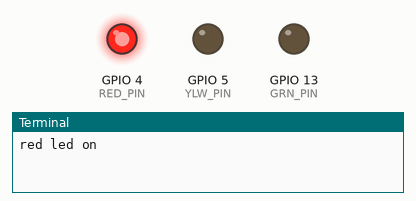
Simulated run of this program. Board: Raspberry Pi (BCM pin numbers). Parts: output pins drawn as LEDs (lit = HIGH), the last lines printed to the terminal. At 6.0 s the program stops and its outputs stay as they are.

Above: at 0.1 s.
At 2.1 s:
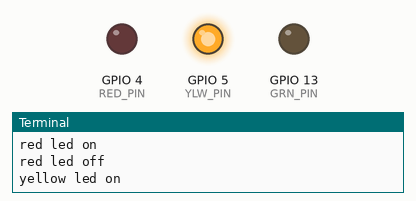
At 4.1 s:
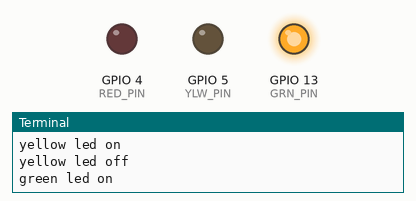
At 5.1 s:
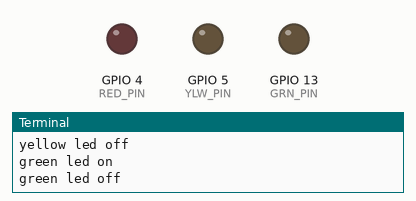
Timing chart, 0 to 6.6 s (numbered marks = the images above):
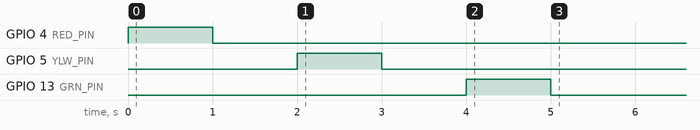

The program:

led_blink_task.py
```python
import RPi.GPIO as GPIO
import time

RED_PIN = 4
YLW_PIN = 5
GRN_PIN = 13
GPIO.setmode(GPIO.BCM)
GPIO.setup(RED_PIN, GPIO.OUT)
GPIO.setup(YLW_PIN, GPIO.OUT)
GPIO.setup(GRN_PIN, GPIO.OUT)

GPIO.output(RED_PIN, GPIO.HIGH)
print("red led on")
time.sleep(1)
GPIO.output(RED_PIN, GPIO.LOW)
print("red led off")
time.sleep(1)

GPIO.output(YLW_PIN, GPIO.HIGH)
print("yellow led on")
time.sleep(1)
GPIO.output(YLW_PIN, GPIO.LOW)
print("yellow led off")
time.sleep(1)

GPIO.output(GRN_PIN, GPIO.HIGH)
print("green led on")
time.sleep(1)
GPIO.output(GRN_PIN, GPIO.LOW)
print("green led off")
time.sleep(1)

GPIO.cleanup()
```

Measured:
- by itself, GPIO 4 (RED_PIN): LOW → HIGH at 0.00 s, → LOW 1.0 s later
- by itself, GPIO 5 (YLW_PIN): LOW → HIGH at 2.0 s, → LOW 1.0 s later
- by itself, GPIO 13 (GRN_PIN): LOW → HIGH at 4.0 s, → LOW 1.0 s later
